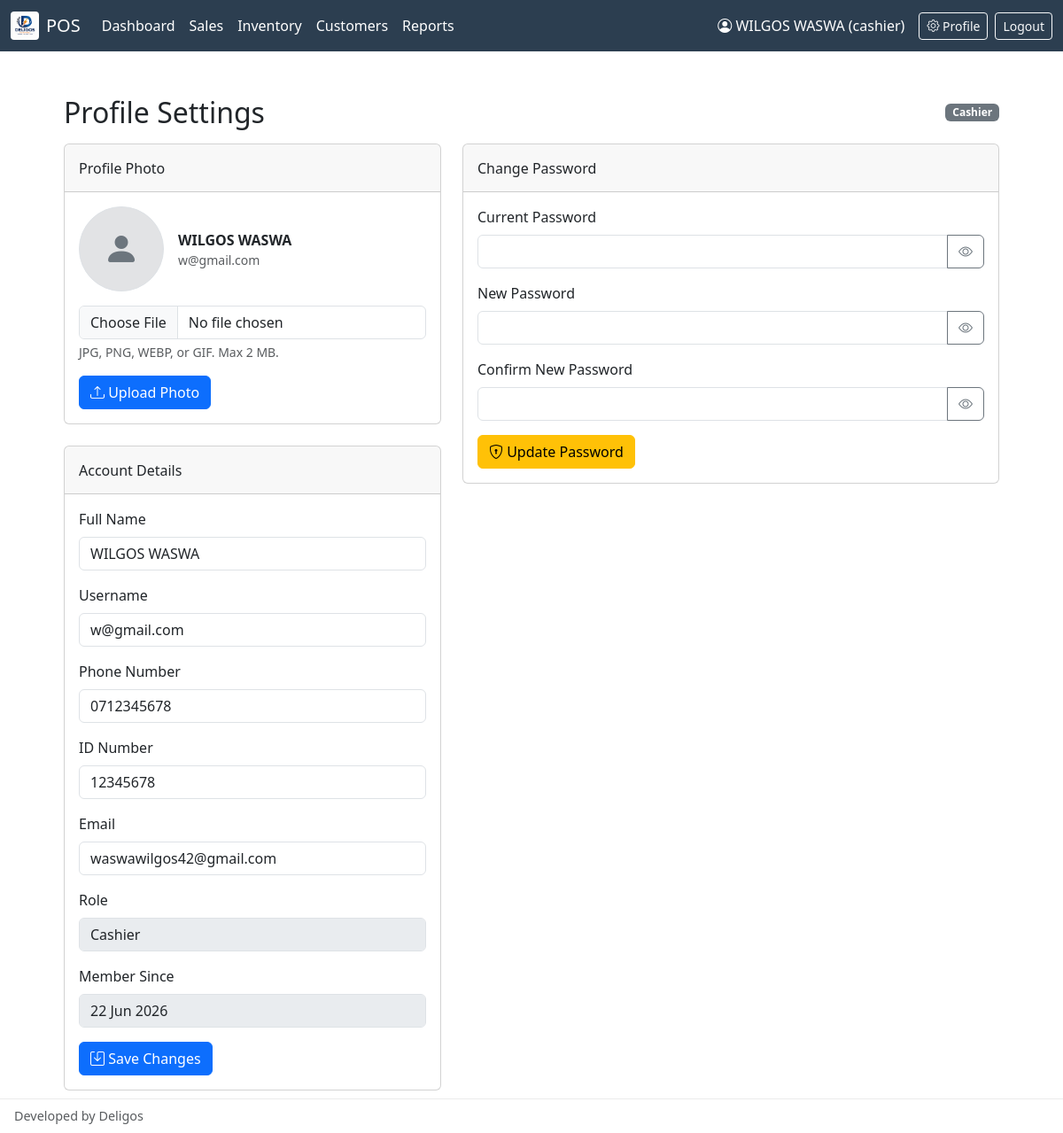
The app's page /profile.php (signed in) with its own data.
### tables this page shows
CREATE TABLE `users` (
  `id` int(11) NOT NULL,
  `username` varchar(50) NOT NULL,
  `password` varchar(255) NOT NULL,
  `full_name` varchar(100) NOT NULL,
  `phone` varchar(30) DEFAULT NULL,
  `id_number` varchar(50) DEFAULT NULL,
  `email` varchar(100) DEFAULT NULL,
  `role` enum('admin','cashier') NOT NULL DEFAULT 'cashier',
  `profile_photo` varchar(255) DEFAULT NULL,
  `created_at` datetime NOT NULL DEFAULT current_timestamp()
);

### profile.php (the view, shortened to what this page needs)
<?php
require_once 'config/db.php';
$user_id = (int)($_SESSION['user_id'] ?? 0);
$stmt = $pdo->prepare("SELECT id, username, password, full_name, phone, id_number, email, role, profile_photo, created_at FROM users WHERE id = ?");
$stmt->execute([$user_id]);
$user = $stmt->fetch(PDO::FETCH_ASSOC);
include 'includes/header.php';
?>
<div class="d-flex justify-content-between align-items-center mb-3">
    <h2 class="mb-0">Profile Settings</h2>
    <span class="badge text-bg-secondary"><?= htmlspecialchars(ucfirst($user['role'])) ?></span>
</div>
<div class="row g-4">
    <div class="col-lg-5">
        <div class="card mb-4">
            <div class="card-header">Profile Photo</div>
            <div class="card-body">
                <div class="d-flex align-items-center gap-3 mb-3">
                    <?php if (!empty($user['profile_photo'])): ?>
                        <img src="<?= htmlspecialchars($user['profile_photo']) ?>" class="rounded-circle object-fit-cover border" width="96" height="96" alt="Profile photo">
                    <?php else: ?>
                        <div class="rounded-circle bg-secondary-subtle text-secondary d-flex align-items-center justify-content-center border" style="width: 96px; height: 96px;">
                            <i class="bi bi-person-fill fs-1"></i>
                        </div>
                    <?php endif; ?>
                    <div>
                        <div class="fw-semibold"><?= htmlspecialchars($user['full_name']) ?></div>
                        <div class="text-muted small"><?= htmlspecialchars($user['username']) ?></div>
                    </div>
                </div>
                <form method="POST" class="needs-validation" novalidate enctype="multipart/form-data">
                    <div class="mb-3">
                        <input type="file" name="profile_photo" class="form-control" accept="image/jpeg,image/png,image/webp,image/gif" required>
                        <div class="form-text">JPG, PNG, WEBP, or GIF. Max 2 MB.</div>
                    </div>
                    <button type="submit" class="btn btn-primary">
                        <i class="bi bi-upload"></i> Upload Photo
                    </button>
                </form>
            </div>
        </div>
        <div class="card">
            <div class="card-header">Account Details</div>
            <div class="card-body">
                <form method="POST" class="needs-validation" novalidate>
                    <div class="mb-3">
                        <label class="form-label" for="full_name">Full Name</label>
                        <input type="text" name="full_name" id="full_name" class="form-control" value="<?= htmlspecialchars($user['full_name']) ?>" required>
                    </div>
                    <div class="mb-3">
                        <label class="form-label" for="username">Username</label>
                        <input type="text" name="username" id="username" class="form-control" value="<?= htmlspecialchars($user['username']) ?>" required>
                    </div>
                    <div class="mb-3">
                        <label class="form-label" for="phone">Phone Number</label>
                        <input type="tel" name="phone" id="phone" class="form-control" value="<?= htmlspecialchars($user['phone'] ?? '') ?>" required>
                    </div>
                    <div class="mb-3">
                        <label class="form-label" for="id_number">ID Number</label>
                        <input type="text" name="id_number" id="id_number" class="form-control" value="<?= htmlspecialchars($user['id_number'] ?? '') ?>" required>
                    </div>
                    <div class="mb-3">
                        <label class="form-label" for="email">Email</label>
                        <input type="email" name="email" id="email" class="form-control" value="<?= htmlspecialchars($user['email'] ?? '') ?>" autocomplete="email" required>
                    </div>
                    <div class="mb-3">
                        <label class="form-label">Role</label>
                        <input type="text" class="form-control" value="<?= htmlspecialchars(ucfirst($user['role'])) ?>" disabled>
                    </div>
                    <div class="mb-3">
                        <label class="form-label">Member Since</label>
                        <input type="text" class="form-control" value="<?= htmlspecialchars(date('d M Y', strtotime($user['created_at']))) ?>" disabled>
                    </div>
                    <button type="submit" class="btn btn-primary">
                        <i class="bi bi-save"></i> Save Changes
                    </button>
                </form>
            </div>
        </div>
    </div>
    <div class="col-lg-7">
        <div class="card">
            <div class="card-header">Change Password</div>
            <div class="card-body">
                <form method="POST" class="needs-validation" novalidate>
                    <div class="mb-3">
                        <label class="form-label" for="current_password">Current Password</label>
                        <div class="input-group">
                            <input type="password" name="current_password" id="current_password" class="form-control password-input" data-hint-id="currentPasswordHint" required>
                            <button class="btn btn-outline-secondary toggle-password" type="button" data-target="current_password" aria-label="Show password">
                                <i class="bi bi-eye"></i>
                            </button>
                        </div>
                    </div>
                    <div class="mb-3">
                        <label class="form-label" for="new_password">New Password</label>
                        <div class="input-group">
                            <input type="password" name="new_password" id="new_password" class="form-control password-input" data-hint-id="newPasswordHint" minlength="8" required>
                            <button class="btn btn-outline-secondary toggle-password" type="button" data-target="new_password" aria-label="Show password">
                                <i class="bi bi-eye"></i>
                            </button>
                        </div>
                    </div>
                    <div class="mb-3">
                        <label class="form-label" for="confirm_password">Confirm New Password</label>
                        <div class="input-group">
                            <input type="password" name="confirm_password" id="confirm_password" class="form-control password-input" data-hint-id="confirmNewPasswordHint" minlength="8" required>
                            <button class="btn btn-outline-secondary toggle-password" type="button" data-target="confirm_password" aria-label="Show password">
                                <i class="bi bi-eye"></i>
                            </button>
                        </div>
                    </div>
                    <button type="submit" class="btn btn-warning">
                        <i class="bi bi-shield-lock"></i> Update Password
                    </button>
                </form>
            </div>
        </div>
    </div>
</div>
<?php include 'includes/footer.php'; ?>

### includes/header.php (style rules this page uses)
html, body { width: 100%; min-height: 100%; }
body { padding-top: 60px; overflow-x: hidden; }
.container-fluid, .row, .row > * { min-width: 0; }
.card { max-width: 100%; min-width: 0; }
.card-body { overflow-x: auto; padding: 1rem; }
.card-header { padding: 0.9rem 1rem; }
.btn { white-space: nowrap; }
.row { --bs-gutter-y: 1rem; }

### records on screen
users: role "Cashier", full_name "WILGOS WASWA", username "w@gmail.com", phone "0712345678", id_number "12345678", email "waswawilgos42@gmail.com", created_at "22 Jun 2026"

### other values on screen
$_SESSION['full_name'] "WILGOS WASWA"
$_SESSION['role'] "cashier"
